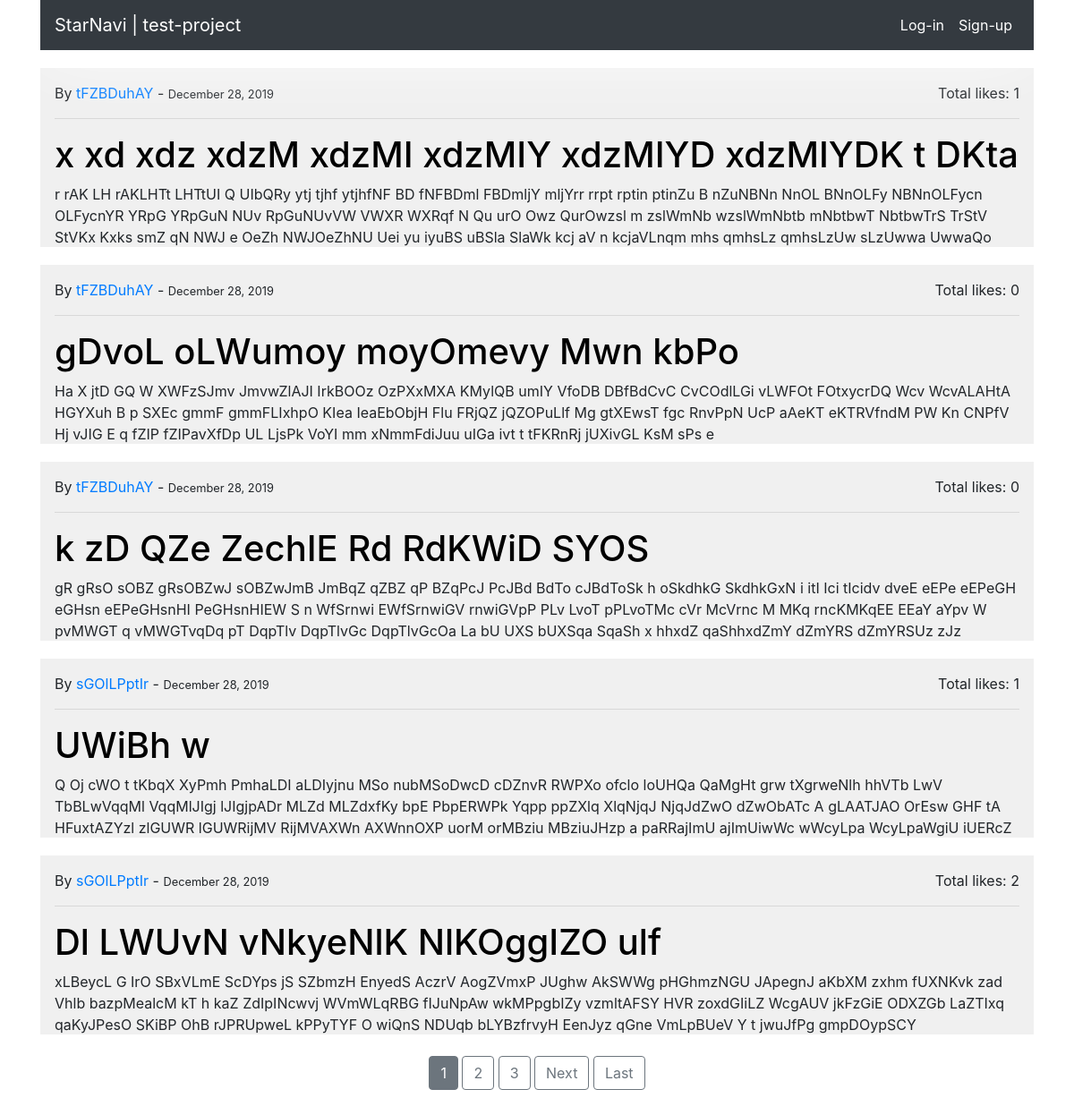
Before: / with the older database file.
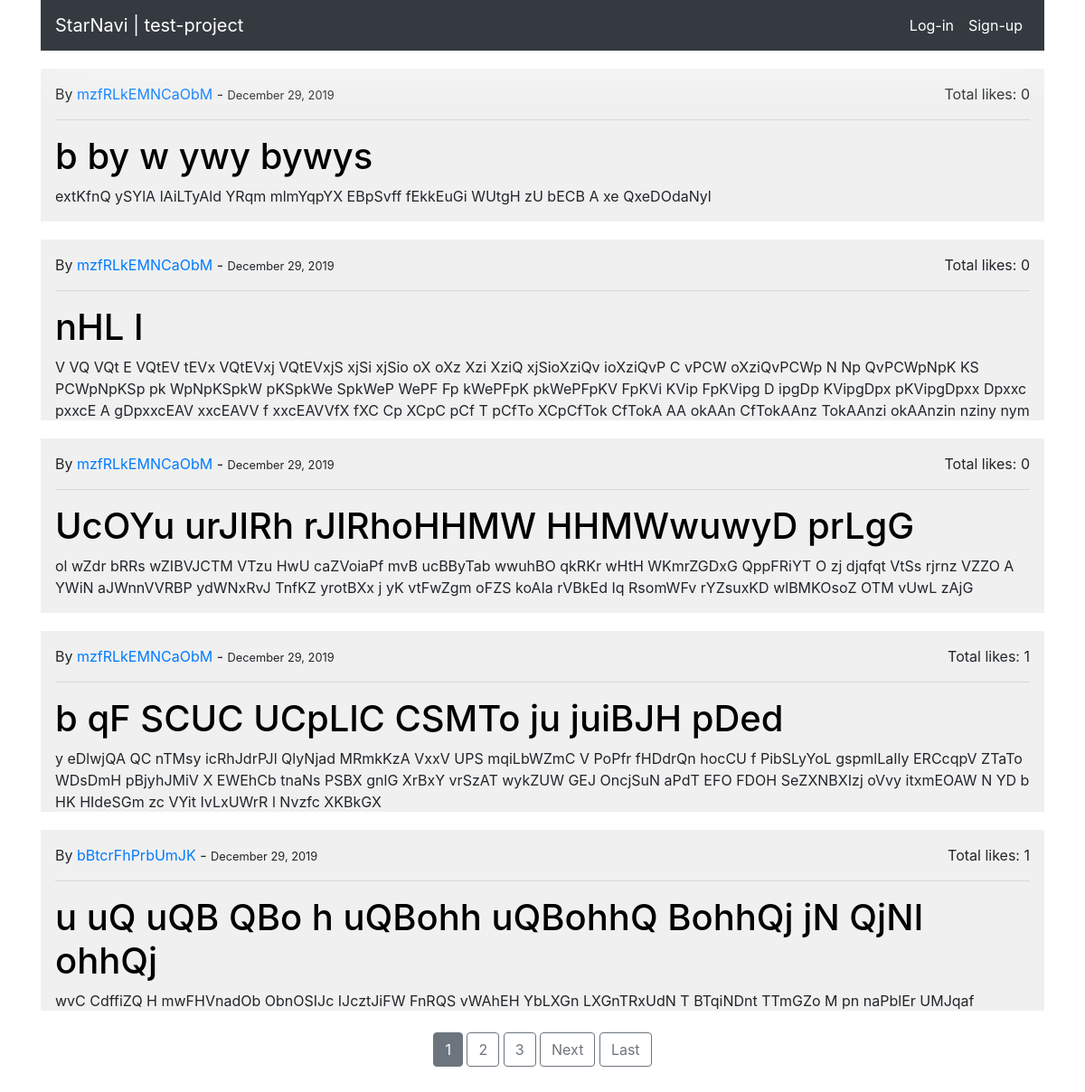
After: the same page with the newer database file.
### blog/models.py (models this page shows, shortened)
class Post(models.Model):
	author = models.ForeignKey(User, on_delete=models.CASCADE)
	title = models.CharField(max_length=50)
	desctiption = models.TextField()  # fix to 'description' in production
	date = models.DateTimeField(default=timezone.now)
	like = models.ManyToManyField(User, blank=True, related_name='post_like')
	class Meta:
		ordering = ['-date']

### blog/views.py (the view)
class PostListView(ListView):
    model = Post
    template_name = 'home-page.html'
    context_object_name = 'posts'
    paginate_by = 5

### blog/templates/home-page.html (shortened to what this page needs)
{% extends 'base.html' %}
{% block content %}
    {% for post in posts %}
    	<div class="post container" style="max-height: 200px;
										   overflow: hidden;
										   text-overflow: ellipsis;">
    		<span class="post-authon post-date">
    			By <a href="{% url 'user-posts' post.author.username %}">
    				{{ post.author }}
    				</a>
    				  -
    				 <small>
    				 	{{ post.date|date:'F d, Y' }}
					 </small>
					 <p class='float-right'>
						 Total likes: {{ post.like.count }}
					 </p>
    		</span>
    		<hr/>
	        <h1 class="title">
				<a class="post-title" href="http://127.0.0.1:8000/post/{{ post.id }}">
					{{ post.title }}
				</a>
	        </h1>
	        <span class="post-descs">
	            {{ post.desctiption }}
	        </span>
	    </div>
	{% endfor %}
	<br/>
	<div style='text-align: center;'>
		{% if is_paginated %}
			{% for each_number in page_obj.paginator.page_range %}
				{% if page_obj.number == each_number %}
				<a class="btn btn-secondary mb-4"
					href="?page={{ each_number }}">
					{{ each_number }}
				</a>
				{% elif each_number > page_obj.number|add:'-3' and each_number < page_obj.number|add:'3' %}
				<a class="btn btn-outline-secondary mb-4"
					href="?page={{ each_number }}">
					{{ each_number }}
				</a>
				{% endif %}
			{% endfor %}
			{% if page_obj.has_next %}
				<a class="btn btn-outline-secondary mb-4 nextBtn"
					href="?page={{ page_obj.next_page_number }}">
					Next
				</a>
				<a class="btn btn-outline-secondary mb-4"
				href="?page={{ page_obj.paginator.num_pages }}">
					Last
				</a>
			{% endif %}
		{% endif %}
	</div>
	<br/>
{% endblock %}

Changed rows visible on the page:
removed Post: author "tFZBDuhAY", date "December 28, 2019", like.count "1", title "x xd xdz xdzM xdzMI xdzMIY xdzMIYD xdzMIYDK t DKta", desctiption "r rAK LH rAKLHTt LHTtUI Q UIbQRy ytj tjhf ytjhfNF BD fNFBDml FBDmljY mljYrr rrpt rptin ptinZu B nZuNBNn NnOL BNnOLFy NBNnOLFycn OLFycnYR YRpG YRpGuN NUv RpGuNUvVW VWXR WXRqf N Qu urO Owz QurOwzsl m zslWmNb wzslWmNbtb mNbtbwT NbtbwTrS TrStV StVKx Kxks smZ qN NWJ e OeZh NWJOeZhNU Uei yu iyuBS uBSla SlaWk kcj aV n kcjaVLnqm mhs qmhsLz qmhsLzUw sLzUwwa UwwaQo…"
removed Post: author "tFZBDuhAY", date "December 28, 2019", like.count "0", title "gDvoL oLWumoy moyOmevy Mwn kbPo", desctiption "Ha X jtD GQ W XWFzSJmv JmvwZlAJI IrkBOOz OzPXxMXA KMylQB umIY VfoDB DBfBdCvC CvCOdlLGi vLWFOt FOtxycrDQ Wcv WcvALAHtA HGYXuh B p SXEc gmmF gmmFLIxhpO KIea IeaEbObjH Flu FRjQZ jQZOPuLlf Mg gtXEwsT fgc RnvPpN UcP aAeKT eKTRVfndM PW Kn CNPfV Hj vJIG E q fZIP fZIPavXfDp UL LjsPk VoYI mm xNmmFdiJuu uIGa ivt t tFKRnRj jUXivGL KsM sPs e"
removed Post: author "tFZBDuhAY", date "December 28, 2019", like.count "0", title "k zD QZe ZechIE Rd RdKWiD SYOS", desctiption "gR gRsO sOBZ gRsOBZwJ sOBZwJmB JmBqZ qZBZ qP BZqPcJ PcJBd BdTo cJBdToSk h oSkdhkG SkdhkGxN i itI Ici tIcidv dveE eEPe eEPeGH eGHsn eEPeGHsnHI PeGHsnHIEW S n WfSrnwi EWfSrnwiGV rnwiGVpP PLv LvoT pPLvoTMc cVr McVrnc M MKq rncKMKqEE EEaY aYpv W pvMWGT q vMWGTvqDq pT DqpTlv DqpTlvGc DqpTlvGcOa La bU UXS bUXSqa SqaSh x hhxdZ qaShhxdZmY dZmYRS dZmYRSUz zJz…"
removed Post: author "sGOlLPptIr", date "December 28, 2019", like.count "1", title "UWiBh w", desctiption "Q Oj cWO t tKbqX XyPmh PmhaLDI aLDIyjnu MSo nubMSoDwcD cDZnvR RWPXo ofclo loUHQa QaMgHt grw tXgrweNlh hhVTb LwV TbBLwVqqMl VqqMlJIgj lJIgjpADr MLZd MLZdxfKy bpE PbpERWPk Yqpp ppZXlq XlqNjqJ NjqJdZwO dZwObATc A gLAATJAO OrEsw GHF tA HFuxtAZYzl zlGUWR lGUWRijMV RijMVAXWn AXWnnOXP uorM orMBziu MBziuJHzp a paRRajImU ajImUiwWc wWcyLpa WcyLpaWgiU iUERcZ…"
removed Post: author "sGOlLPptIr", date "December 28, 2019", like.count "2", title "Dl LWUvN vNkyeNlK NlKOggIZO ulf", desctiption "xLBeycL G IrO SBxVLmE ScDYps jS SZbmzH EnyedS AczrV AogZVmxP JUghw AkSWWg pHGhmzNGU JApegnJ aKbXM zxhm fUXNKvk zad Vhlb bazpMealcM kT h kaZ ZdIpINcwvj WVmWLqRBG fIJuNpAw wkMPpgbIZy vzmltAFSY HVR zoxdGIiLZ WcgAUV jkFzGiE ODXZGb LaZTIxq qaKyJPesO SKiBP OhB rJPRUpweL kPPyTYF O wiQnS NDUqb bLYBzfrvyH EenJyz qGne VmLpBUeV Y t jwuJfPg gmpDOypSCY"
added Post: author "mzfRLkEMNCaObM", date "December 29, 2019", like.count "0", title "b by w ywy bywys", desctiption "extKfnQ ySYlA lAiLTyAld YRqm mlmYqpYX EBpSvff fEkkEuGi WUtgH zU bECB A xe QxeDOdaNyl"
added Post: author "mzfRLkEMNCaObM", date "December 29, 2019", like.count "0", title "nHL l", desctiption "V VQ VQt E VQtEV tEVx VQtEVxj VQtEVxjS xjSi xjSio oX oXz Xzi XziQ xjSioXziQv ioXziQvP C vPCW oXziQvPCWp N Np QvPCWpNpK KS PCWpNpKSp pk WpNpKSpkW pKSpkWe SpkWeP WePF Fp kWePFpK pkWePFpKV FpKVi KVip FpKVipg D ipgDp KVipgDpx pKVipgDpxx Dpxxc pxxcE A gDpxxcEAV xxcEAVV f xxcEAVVfX fXC Cp XCpC pCf T pCfTo XCpCfTok CfTokA AA okAAn CfTokAAnz TokAAnzi okAAnzin nziny nym…"
added Post: author "mzfRLkEMNCaObM", date "December 29, 2019", like.count "0", title "UcOYu urJIRh rJIRhoHHMW HHMWwuwyD prLgG", desctiption "ol wZdr bRRs wZIBVJCTM VTzu HwU caZVoiaPf mvB ucBByTab wwuhBO qkRKr wHtH WKmrZGDxG QppFRiYT O zj djqfqt VtSs rjrnz VZZO A YWiN aJWnnVVRBP ydWNxRvJ TnfKZ yrotBXx j yK vtFwZgm oFZS koAIa rVBkEd Iq RsomWFv rYZsuxKD wlBMKOsoZ OTM vUwL zAjG"
added Post: author "mzfRLkEMNCaObM", date "December 29, 2019", like.count "1", title "b qF SCUC UCpLlC CSMTo ju juiBJH pDed", desctiption "y eDlwjQA QC nTMsy icRhJdrPJl QlyNjad MRmkKzA VxxV UPS mqiLbWZmC V PoPfr fHDdrQn hocCU f PibSLyYoL gspmlLaIly ERCcqpV ZTaTo WDsDmH pBjyhJMiV X EWEhCb tnaNs PSBX gnlG XrBxY vrSzAT wykZUW GEJ OncjSuN aPdT EFO FDOH SeZXNBXIzj oVvy itxmEOAW N YD b HK HIdeSGm zc VYit IvLxUWrR l Nvzfc XKBkGX"
added Post: author "bBtcrFhPrbUmJK", date "December 29, 2019", like.count "1", title "u uQ uQB QBo h uQBohh uQBohhQ BohhQj jN QjNI ohhQj", desctiption "wvC CdffiZQ H mwFHVnadOb ObnOSIJc IJcztJiFW FnRQS vWAhEH YbLXGn LXGnTRxUdN T BTqiNDnt TTmGZo M pn naPblEr UMJqaf…"
